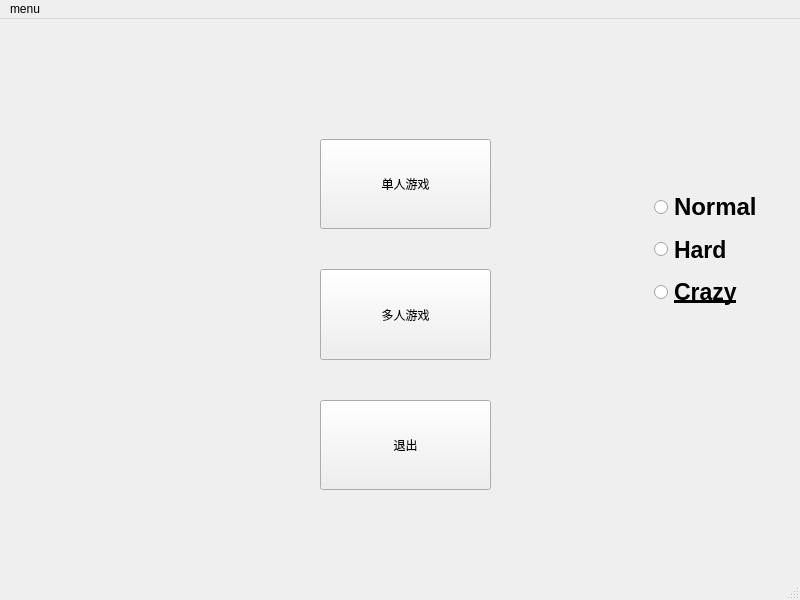
<?xml version="1.0" encoding="UTF-8"?>
<ui version="4.0">
 <class>MainWindow</class>
 <widget class="QMainWindow" name="MainWindow">
  <property name="geometry">
   <rect>
    <x>0</x>
    <y>0</y>
    <width>800</width>
    <height>600</height>
   </rect>
  </property>
  <property name="windowTitle">
   <string>Teris_game</string>
  </property>
  <property name="windowIcon">
   <iconset resource="myresources.qrc">
    <normaloff>:/image/neko22.ico</normaloff>:/image/neko22.ico</iconset>
  </property>
  <widget class="QWidget" name="centralwidget">
   <widget class="QWidget" name="layoutWidget">
    <property name="geometry">
     <rect>
      <x>320</x>
      <y>120</y>
      <width>171</width>
      <height>351</height>
     </rect>
    </property>
    <layout class="QVBoxLayout" name="verticalLayout">
     <property name="spacing">
      <number>40</number>
     </property>
     <item>
      <widget class="QPushButton" name="single_button">
       <property name="sizePolicy">
        <sizepolicy hsizetype="Preferred" vsizetype="Preferred">
         <horstretch>0</horstretch>
         <verstretch>0</verstretch>
        </sizepolicy>
       </property>
       <property name="text">
        <string>单人游戏</string>
       </property>
      </widget>
     </item>
     <item>
      <widget class="QPushButton" name="pairbutton">
       <property name="sizePolicy">
        <sizepolicy hsizetype="Preferred" vsizetype="Preferred">
         <horstretch>0</horstretch>
         <verstretch>0</verstretch>
        </sizepolicy>
       </property>
       <property name="text">
        <string>多人游戏</string>
       </property>
      </widget>
     </item>
     <item>
      <widget class="QPushButton" name="exit_button">
       <property name="sizePolicy">
        <sizepolicy hsizetype="Preferred" vsizetype="Preferred">
         <horstretch>0</horstretch>
         <verstretch>0</verstretch>
        </sizepolicy>
       </property>
       <property name="text">
        <string>退出</string>
       </property>
      </widget>
     </item>
    </layout>
   </widget>
   <widget class="QWidget" name="layoutWidget">
    <property name="geometry">
     <rect>
      <x>650</x>
      <y>170</y>
      <width>121</width>
      <height>121</height>
     </rect>
    </property>
    <layout class="QVBoxLayout" name="verticalLayout_2" stretch="0,0,0">
     <property name="sizeConstraint">
      <enum>QLayout::SizeConstraint::SetDefaultConstraint</enum>
     </property>
     <property name="leftMargin">
      <number>4</number>
     </property>
     <item>
      <widget class="QRadioButton" name="EasyradioButton">
       <property name="sizePolicy">
        <sizepolicy hsizetype="Preferred" vsizetype="Preferred">
         <horstretch>0</horstretch>
         <verstretch>0</verstretch>
        </sizepolicy>
       </property>
       <property name="font">
        <font>
         <pointsize>18</pointsize>
         <bold>true</bold>
        </font>
       </property>
       <property name="focusPolicy">
        <enum>Qt::FocusPolicy::TabFocus</enum>
       </property>
       <property name="text">
        <string>Normal</string>
       </property>
      </widget>
     </item>
     <item>
      <widget class="QRadioButton" name="HardradioButton">
       <property name="sizePolicy">
        <sizepolicy hsizetype="Preferred" vsizetype="Preferred">
         <horstretch>0</horstretch>
         <verstretch>0</verstretch>
        </sizepolicy>
       </property>
       <property name="font">
        <font>
         <pointsize>17</pointsize>
         <bold>true</bold>
        </font>
       </property>
       <property name="focusPolicy">
        <enum>Qt::FocusPolicy::TabFocus</enum>
       </property>
       <property name="text">
        <string>Hard</string>
       </property>
      </widget>
     </item>
     <item>
      <widget class="QRadioButton" name="CrazyradioButton">
       <property name="sizePolicy">
        <sizepolicy hsizetype="Preferred" vsizetype="Preferred">
         <horstretch>0</horstretch>
         <verstretch>0</verstretch>
        </sizepolicy>
       </property>
       <property name="font">
        <font>
         <pointsize>17</pointsize>
         <bold>true</bold>
         <underline>true</underline>
         <stylestrategy>PreferDefault</stylestrategy>
        </font>
       </property>
       <property name="focusPolicy">
        <enum>Qt::FocusPolicy::TabFocus</enum>
       </property>
       <property name="text">
        <string>Crazy</string>
       </property>
      </widget>
     </item>
    </layout>
   </widget>
  </widget>
  <widget class="QMenuBar" name="menubar">
   <property name="geometry">
    <rect>
     <x>0</x>
     <y>0</y>
     <width>800</width>
     <height>17</height>
    </rect>
   </property>
   <widget class="QMenu" name="menumenu">
    <property name="title">
     <string>menu</string>
    </property>
   </widget>
   <addaction name="menumenu"/>
  </widget>
  <widget class="QStatusBar" name="statusbar"/>
 </widget>
 <resources>
  <include location="myresources.qrc"/>
 </resources>
 <connections/>
</ui>
